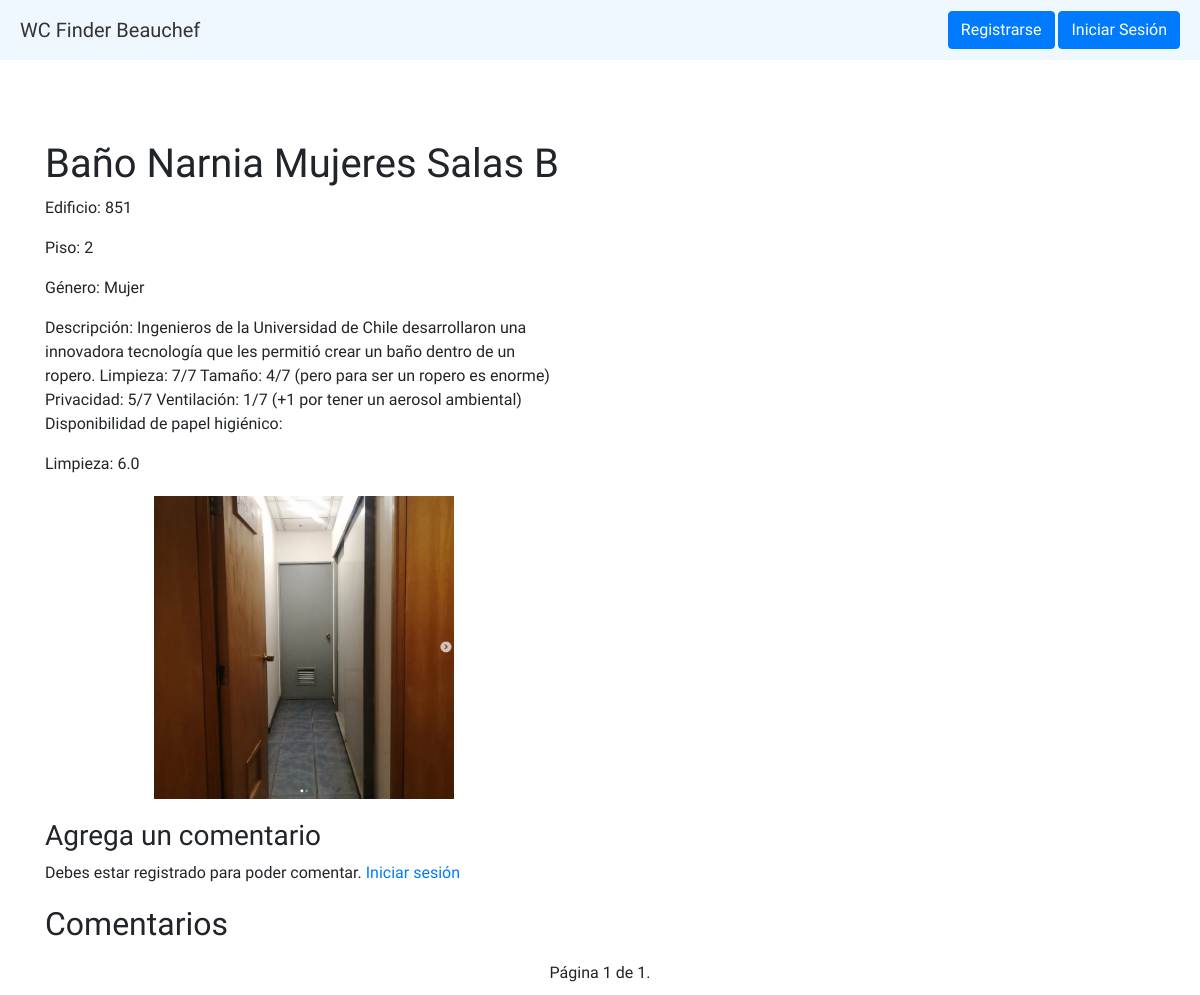
/bathroom/7/, run on an earlier commit of the app's database.
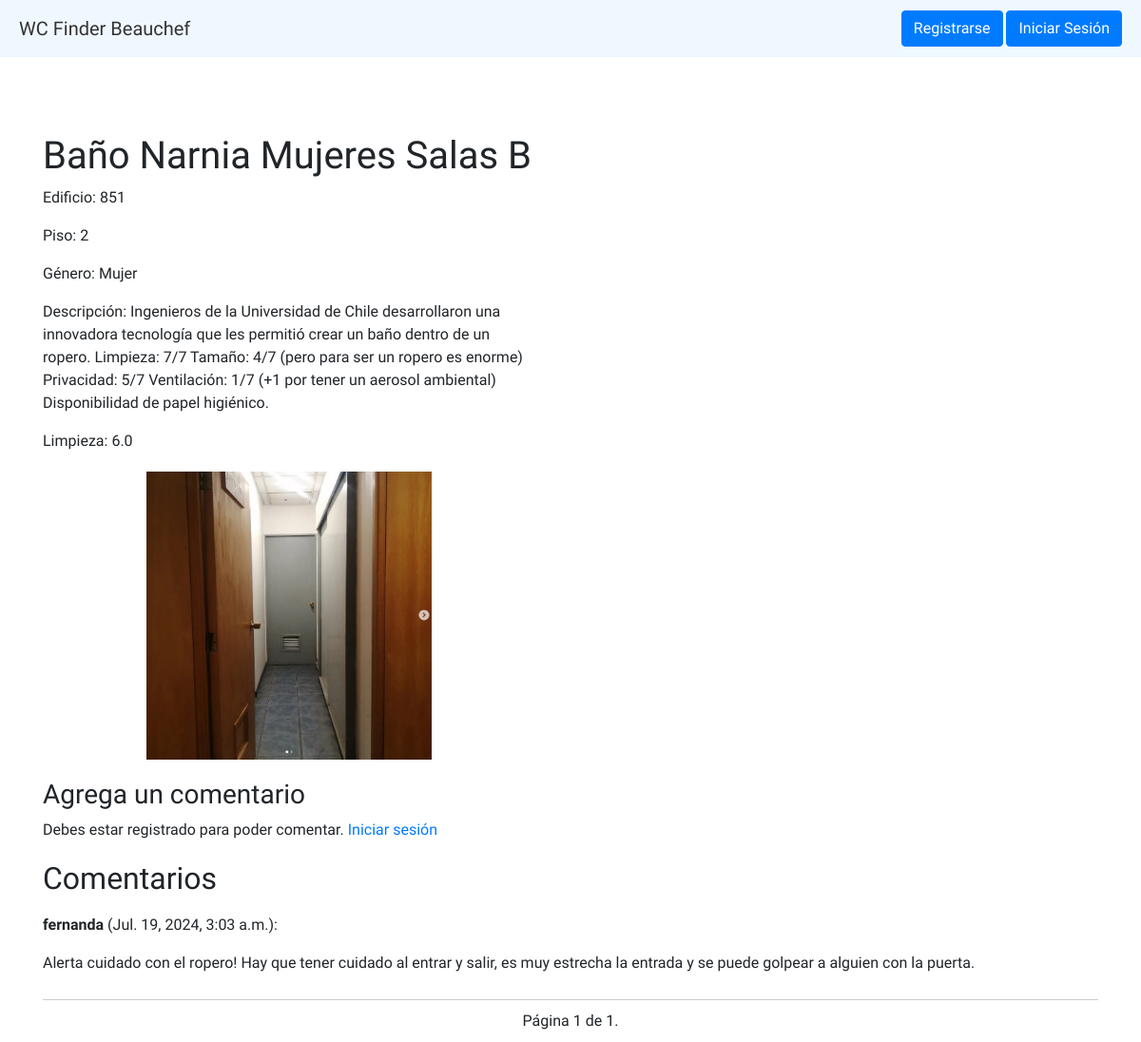
And on a later commit of the database.
### todoapp/models.py (models this page shows, shortened)
class Bathroom(models.Model):
    GENDER_CHOICES = [
        ('mujer', 'Mujer'),
        ('hombre', 'Hombre'),
        ('universal', 'Universal'),
    ]
    BUILDS_CHOICES = [
        ('850', '850'),
        ('851', '851'),
    ]
    FLOOR_CHOICES = [
        ('-3', '-3'),
        ('-2', '-2'),
        ('-1', '-1'),
        ('1', '1'),
        ('2', '2'),
        ('3', '3'),
        ('4', '4'),
        ('5', '5'),
        ('6', '6'),
        ('7', '7'),
    ]
    name = models.CharField(max_length=100)
    building = models.CharField(max_length=3, choices=BUILDS_CHOICES)
    floor = models.CharField(max_length=2,choices=FLOOR_CHOICES)
    gender = models.CharField(max_length=10, choices=GENDER_CHOICES)
    description = models.CharField(max_length=300)
    image = models.ImageField(upload_to='bathroom_images/', blank=True, null=True)
    publicar = models.BooleanField(default=False)
    latitude = models.FloatField(null=True, blank=True)
    longitude = models.FloatField(null=True, blank=True)
    def average_cleaning_points(self):
        average = self.cleaning_reviews.aggregate(Avg('points'))['points__avg']
        return average

class Comment(models.Model):
    bathroom = models.ForeignKey(Bathroom, on_delete=models.CASCADE, related_name='comments')
    user = models.ForeignKey(User, on_delete=models.CASCADE)
    content = models.TextField()
    created_at = models.DateTimeField(auto_now_add=True)

class User(AbstractUser):
  pronombres = [('La','La'),('El','El'), ('Le','Le'),('Otro','Otro')]
  pronombre = models.CharField(max_length=5,choices=pronombres)
  apodo = models.CharField(max_length=30)

### todoapp/views.py (the view)
# urls.py: path('bathroom/<int:id>/', views.bathroom_detail, name='bathroom_detail'),
def bathroom_detail(request, id):
    bathroom = Bathroom.objects.get(id=id)
    comments = bathroom.comments.all().order_by('-created_at')
    paginator = Paginator(comments, 5)  # 5 comentarios por página
    page_number = request.GET.get('page')
    page_obj = paginator.get_page(page_number)
    if request.method == 'POST':
        if request.user.is_authenticated:
            if "submit_comment" in request.POST:
                form = CommentForm(request.POST)
                if form.is_valid():
                    comment = form.save(commit=False)
                    comment.bathroom = bathroom
                    comment.user = request.user
                    comment.save()
                    messages.success(request, 'Comentario agregado correctamente.')
                    return redirect('bathroom_detail', id=bathroom.id)
            elif "submit_review" in request.POST:
                reviewForm= CleaningForm(request.POST)
                if reviewForm.is_valid():
                    review= reviewForm.save(commit=False)
                    review.bathroom= bathroom
                    review.user= request.user
                    review.save()
                    messages.success(request, 'Puntuación agregada correctamente.')
                    return redirect('bathroom_detail', id=bathroom.id)
            else:
                return redirect('bathroom_detail', id=bathroom.id)
        else:
            messages.error(request, 'Debes estar registrado para poder comentar.')
            return redirect('login')
    else:
        form = CommentForm()
        reviewForm = CleaningForm()
    m = folium.Map(location=[bathroom.latitude or -33.45767, bathroom.longitude or -70.66237], zoom_start=50, zoom_snap=0.5)
    if bathroom.latitude and bathroom.longitude:
        folium.Marker(
            [bathroom.latitude, bathroom.longitude],
            popup=f"{bathroom.building}, Piso {bathroom.floor}, {bathroom.gender}",
            icon=folium.Icon(color='blue', icon='restroom', prefix='fa')
        ).add_to(m)
    map_html = m._repr_html_()
    context = {
        'bathroom': bathroom,
        'map_html': map_html,
        'page_obj': page_obj,
        'form': form,
        'reviewForm': reviewForm
    }
    return render(request, 'todoapp/bathroom_detail.html', context)

### todoapp/templates/todoapp/bathroom_detail.html (shortened to what this page needs)
<!DOCTYPE html>
<html lang="es">
<head>
    <link rel="stylesheet" href="https://stackpath.bootstrapcdn.com/bootstrap/4.5.2/css/bootstrap.min.css">
</head>
<body>
    {% include 'todoapp/_navbar.html' %}
    <div class="container">
        <div class="details-map">
            <div class="details">
                <h1>{{ bathroom.name }}</h1>
                <p>Edificio: {{ bathroom.building }}</p>
                <p>Piso: {{ bathroom.floor }}</p>
                <p>Género: {{ bathroom.get_gender_display }}</p>
                <p>Descripción: {{ bathroom.description }}</p>
                <p>Limpieza: {{ bathroom.average_cleaning_points}}</p>
                {% if bathroom.image %}
                    <div class="bathroom-image-container">
                        <img src="{{ bathroom.image.url }}" alt="Imagen del baño" class="bathroom-image" {% if bathroom.image %}data-toggle="modal" data-target="#bathroomModal"{% endif %}>
                    </div>
                {% endif %}
            </div>
            <div id="map">
            </div>
        </div>
        <div class="comments-section">
            <h3>Agrega un comentario</h3>
            <div class="comment-form">
                {% if user.is_authenticated %}
                    <form method="post">
                        {% csrf_token %}
                        {{ form.as_p }}
                        <button type="submit" name="submit_comment" class="btn btn-primary">Enviar</button>
                    </form>
                {% else %}
                    <p>Debes estar registrado para poder comentar. <a href="{% url 'login' %}">Iniciar sesión</a></p>
                {% endif %}
            </div>
            <h2>Comentarios</h2>
            {% for comment in page_obj %}
                <div class="comment">
                    <p><strong>{{ comment.user.username }}</strong> ({{ comment.created_at }}):</p>
                    <p>{{ comment.content }}</p>
                </div>
            {% endfor %}
            <div class="pagination">
                <span class="step-links">
                    <span class="current">
                        Página {{ page_obj.number }} de {{ page_obj.paginator.num_pages }}.
                    </span>
                </span>
            </div>
        </div>
    </div>
</body>
</html>

What changed in the data, as far as the page shows it:
changed Bathroom "Baño Narnia Mujeres Salas B": description "…ambiental) Disponibilidad de papel higiénico:" → "…ambiental) Disponibilidad de papel higiénico."
added Comment: user.username "fernanda", created_at "Jul. 19, 2024, 3:03 a.m.", content "Alerta cuidado con el ropero! Hay que tener cuidado al entrar y salir, es muy estrecha la entrada y se puede golpear a alguien con la puerta."
